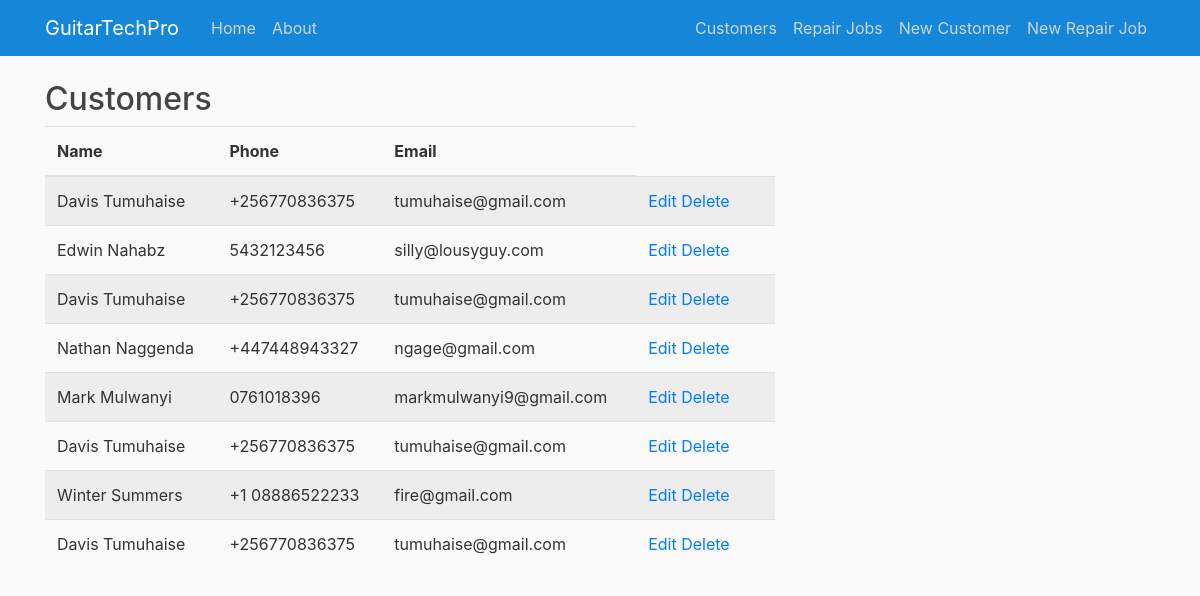
Before: /customers/view with the older database file.
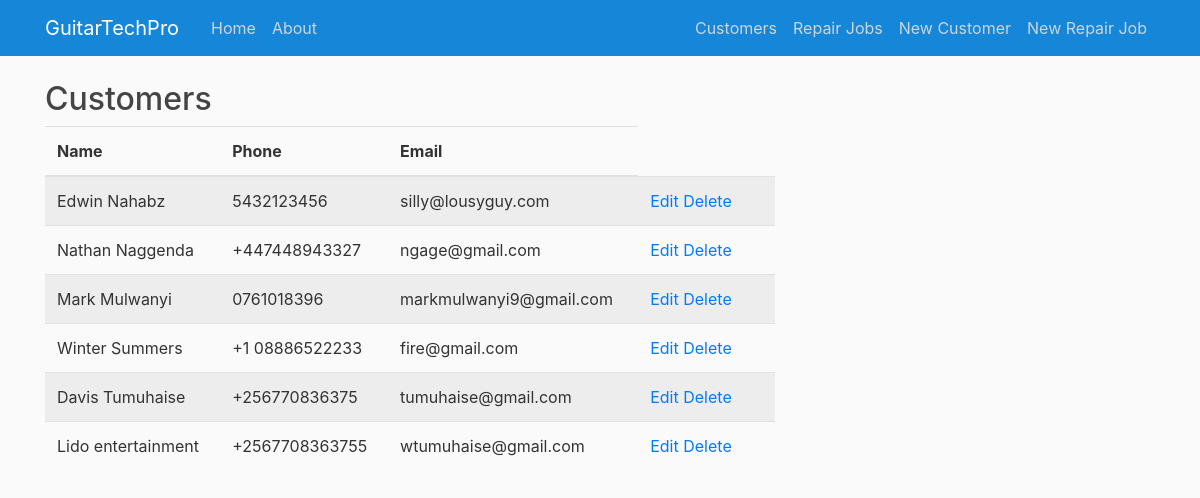
After: the same page with the newer database file.
### app/models.py (models this page shows, shortened)
class Customer(db.Model):
    id = db.Column(db.Integer, primary_key=True)
    firstname = db.Column(db.String(50), nullable=False)
    lastname = db.Column(db.String(50), nullable=False)
    phone = db.Column(db.String(20), nullable=False)
    email = db.Column(db.String(120), nullable=True)
    guitars = db.relationship('Guitar', backref='customer', lazy=True)

### app/routes.py (the view)
@app.route('/customers/view', methods=['GET', 'POST'])
def view_customers():
    customers = Customer.query.all()
    return render_template('view_customers.html', customers=customers)

### app/templates/view_customers.html (shortened to what this page needs)
{% extends 'base.html' %}
{% block content %}
<div class="table-responsive">
    <h2>Customers</h2>
    <table class="table table-striped">
        <thead>
            <tr>
                <th>Name</th>
                <th>Phone</th>
                <th>Email</th>
            </tr>
        </thead>
        <tbody>
            {% for customer in customers %}
            <tr>
                <td>{{ customer.firstname }} {{ customer.lastname }}</td>
                <td>{{ customer.phone }}</td>
                <td>{{ customer.email }}</td>
                <td>
                    <a href="{{ url_for('edit_customer', customer_id=customer.id) }}">Edit</a>
                    <a href="{{ url_for('delete_customer', customer_id=customer.id) }}" onclick="return confirm('Are you sure you want to delete this customer?')">Delete</a>
                <td></td>
            </tr>
            {% endfor %}
        </tbody>
    </table>
</div>
{% endblock content %}

Changed rows visible on the page:
removed Customer: firstname "Davis", lastname "Tumuhaise", phone "+256770836375", email "tumuhaise@gmail.com"
removed Customer: firstname "Davis", lastname "Tumuhaise", phone "+256770836375", email "tumuhaise@gmail.com"
removed Customer: firstname "Davis", lastname "Tumuhaise", phone "+256770836375", email "tumuhaise@gmail.com"
added Customer: firstname "Lido", lastname "entertainment", phone "+2567708363755", email "wtumuhaise@gmail.com"
